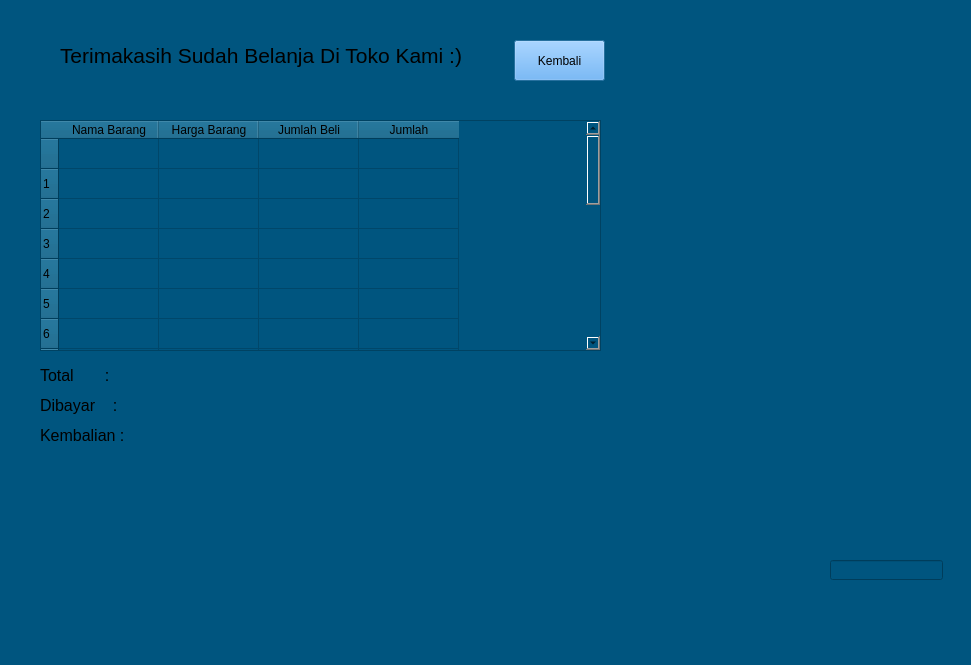
<?xml version="1.0" encoding="UTF-8"?>
<ui version="4.0">
 <class>Dialog</class>
 <widget class="QDialog" name="Dialog">
  <property name="geometry">
   <rect>
    <x>0</x>
    <y>0</y>
    <width>971</width>
    <height>665</height>
   </rect>
  </property>
  <property name="windowTitle">
   <string>Dialog</string>
  </property>
  <property name="styleSheet">
   <string notr="true">background-color: rgb(0, 85, 127);</string>
  </property>
  <widget class="QLabel" name="L_Tanggal">
   <property name="geometry">
    <rect>
     <x>50</x>
     <y>80</y>
     <width>161</width>
     <height>31</height>
    </rect>
   </property>
   <property name="font">
    <font>
     <pointsize>12</pointsize>
    </font>
   </property>
   <property name="text">
    <string/>
   </property>
  </widget>
  <widget class="QTableWidget" name="T_Struk">
   <property name="geometry">
    <rect>
     <x>40</x>
     <y>120</y>
     <width>561</width>
     <height>231</height>
    </rect>
   </property>
   <row>
    <property name="text">
     <string/>
    </property>
   </row>
   <row>
    <property name="text">
     <string>1</string>
    </property>
   </row>
   <row>
    <property name="text">
     <string>2</string>
    </property>
   </row>
   <row>
    <property name="text">
     <string>3</string>
    </property>
   </row>
   <row>
    <property name="text">
     <string>4</string>
    </property>
   </row>
   <row>
    <property name="text">
     <string>5</string>
    </property>
   </row>
   <row>
    <property name="text">
     <string>6</string>
    </property>
   </row>
   <row>
    <property name="text">
     <string>7</string>
    </property>
   </row>
   <row>
    <property name="text">
     <string>8</string>
    </property>
   </row>
   <row>
    <property name="text">
     <string>9</string>
    </property>
   </row>
   <row>
    <property name="text">
     <string>10</string>
    </property>
   </row>
   <row>
    <property name="text">
     <string>11</string>
    </property>
   </row>
   <row>
    <property name="text">
     <string>12</string>
    </property>
   </row>
   <row>
    <property name="text">
     <string>13</string>
    </property>
   </row>
   <row>
    <property name="text">
     <string>14</string>
    </property>
   </row>
   <row>
    <property name="text">
     <string>15</string>
    </property>
   </row>
   <row>
    <property name="text">
     <string>16</string>
    </property>
   </row>
   <row>
    <property name="text">
     <string>17</string>
    </property>
   </row>
   <row>
    <property name="text">
     <string>18</string>
    </property>
   </row>
   <row>
    <property name="text">
     <string>20</string>
    </property>
   </row>
   <column>
    <property name="text">
     <string>Nama Barang</string>
    </property>
   </column>
   <column>
    <property name="text">
     <string>Harga Barang</string>
    </property>
   </column>
   <column>
    <property name="text">
     <string>Jumlah Beli</string>
    </property>
   </column>
   <column>
    <property name="text">
     <string>Jumlah</string>
    </property>
   </column>
  </widget>
  <widget class="QLabel" name="label">
   <property name="geometry">
    <rect>
     <x>40</x>
     <y>360</y>
     <width>131</width>
     <height>31</height>
    </rect>
   </property>
   <property name="font">
    <font>
     <pointsize>12</pointsize>
    </font>
   </property>
   <property name="text">
    <string>Total       :</string>
   </property>
  </widget>
  <widget class="QLabel" name="L_Total">
   <property name="geometry">
    <rect>
     <x>470</x>
     <y>370</y>
     <width>131</width>
     <height>21</height>
    </rect>
   </property>
   <property name="font">
    <font>
     <pointsize>12</pointsize>
    </font>
   </property>
   <property name="text">
    <string/>
   </property>
  </widget>
  <widget class="QLabel" name="label_2">
   <property name="geometry">
    <rect>
     <x>40</x>
     <y>390</y>
     <width>101</width>
     <height>31</height>
    </rect>
   </property>
   <property name="font">
    <font>
     <pointsize>12</pointsize>
    </font>
   </property>
   <property name="text">
    <string>Dibayar    :</string>
   </property>
  </widget>
  <widget class="QLabel" name="label_3">
   <property name="geometry">
    <rect>
     <x>40</x>
     <y>420</y>
     <width>101</width>
     <height>31</height>
    </rect>
   </property>
   <property name="font">
    <font>
     <pointsize>12</pointsize>
    </font>
   </property>
   <property name="text">
    <string>Kembalian :</string>
   </property>
  </widget>
  <widget class="QLabel" name="L_Dibayar">
   <property name="geometry">
    <rect>
     <x>470</x>
     <y>400</y>
     <width>131</width>
     <height>21</height>
    </rect>
   </property>
   <property name="font">
    <font>
     <pointsize>12</pointsize>
    </font>
   </property>
   <property name="text">
    <string/>
   </property>
  </widget>
  <widget class="QLabel" name="L_Kembalian">
   <property name="geometry">
    <rect>
     <x>470</x>
     <y>430</y>
     <width>131</width>
     <height>21</height>
    </rect>
   </property>
   <property name="font">
    <font>
     <pointsize>12</pointsize>
    </font>
   </property>
   <property name="text">
    <string/>
   </property>
  </widget>
  <widget class="QLabel" name="L_Tanggal_2">
   <property name="geometry">
    <rect>
     <x>60</x>
     <y>40</y>
     <width>421</width>
     <height>31</height>
    </rect>
   </property>
   <property name="font">
    <font>
     <family>MS Shell Dlg 2</family>
     <pointsize>16</pointsize>
     <weight>50</weight>
     <italic>false</italic>
     <bold>false</bold>
    </font>
   </property>
   <property name="styleSheet">
    <string notr="true">font: 75 8pt &quot;Kozuka Gothic Pro B&quot;;
font: 16pt &quot;MS Shell Dlg 2&quot;;</string>
   </property>
   <property name="text">
    <string>Terimakasih Sudah Belanja Di Toko Kami :)</string>
   </property>
  </widget>
  <widget class="QPushButton" name="PB_Kembali">
   <property name="geometry">
    <rect>
     <x>514</x>
     <y>40</y>
     <width>91</width>
     <height>41</height>
    </rect>
   </property>
   <property name="styleSheet">
    <string notr="true">background-color: rgb(85, 170, 255);</string>
   </property>
   <property name="text">
    <string>Kembali</string>
   </property>
  </widget>
  <widget class="QLineEdit" name="LEName">
   <property name="geometry">
    <rect>
     <x>830</x>
     <y>560</y>
     <width>113</width>
     <height>20</height>
    </rect>
   </property>
  </widget>
 </widget>
 <resources/>
 <connections/>
</ui>
